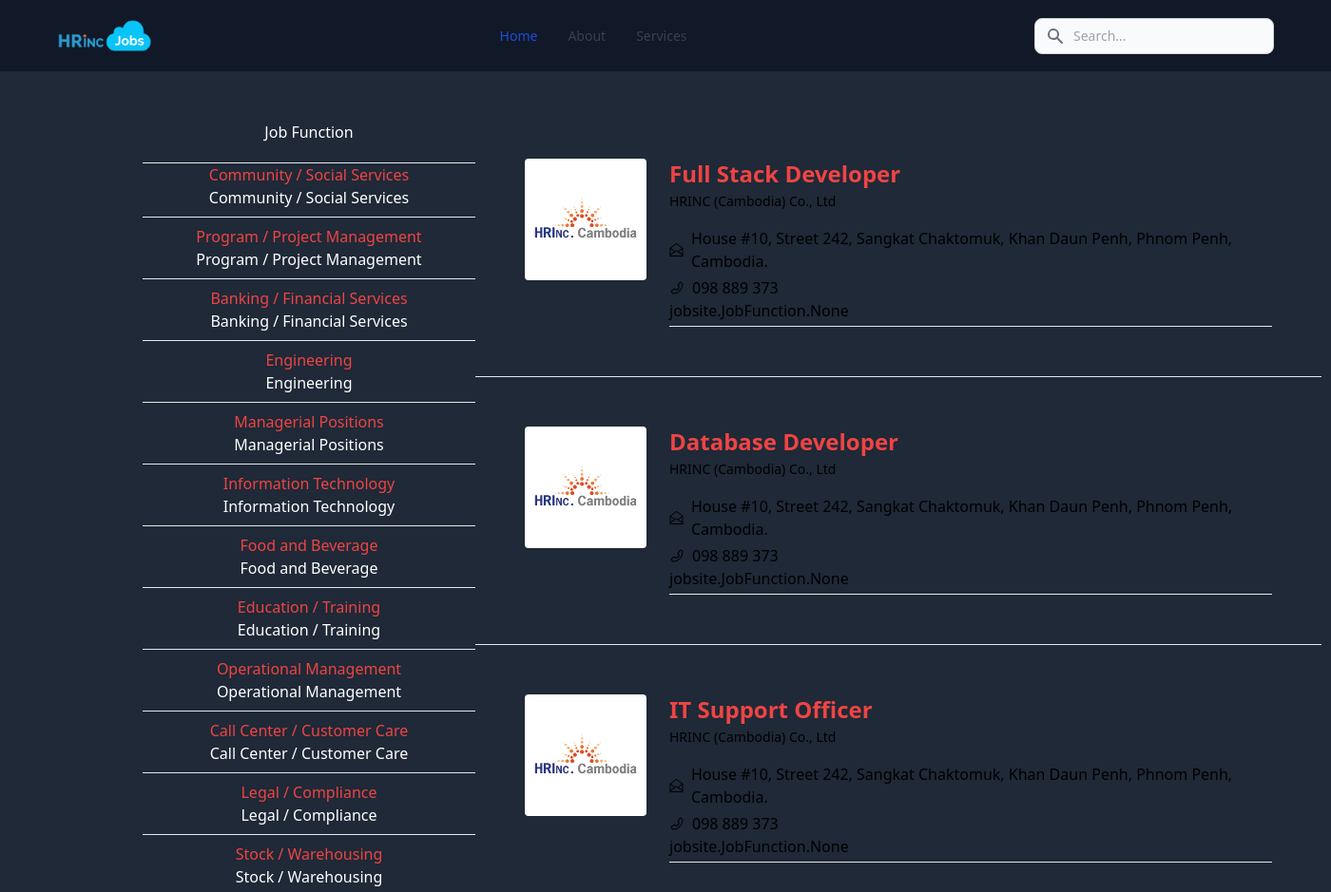
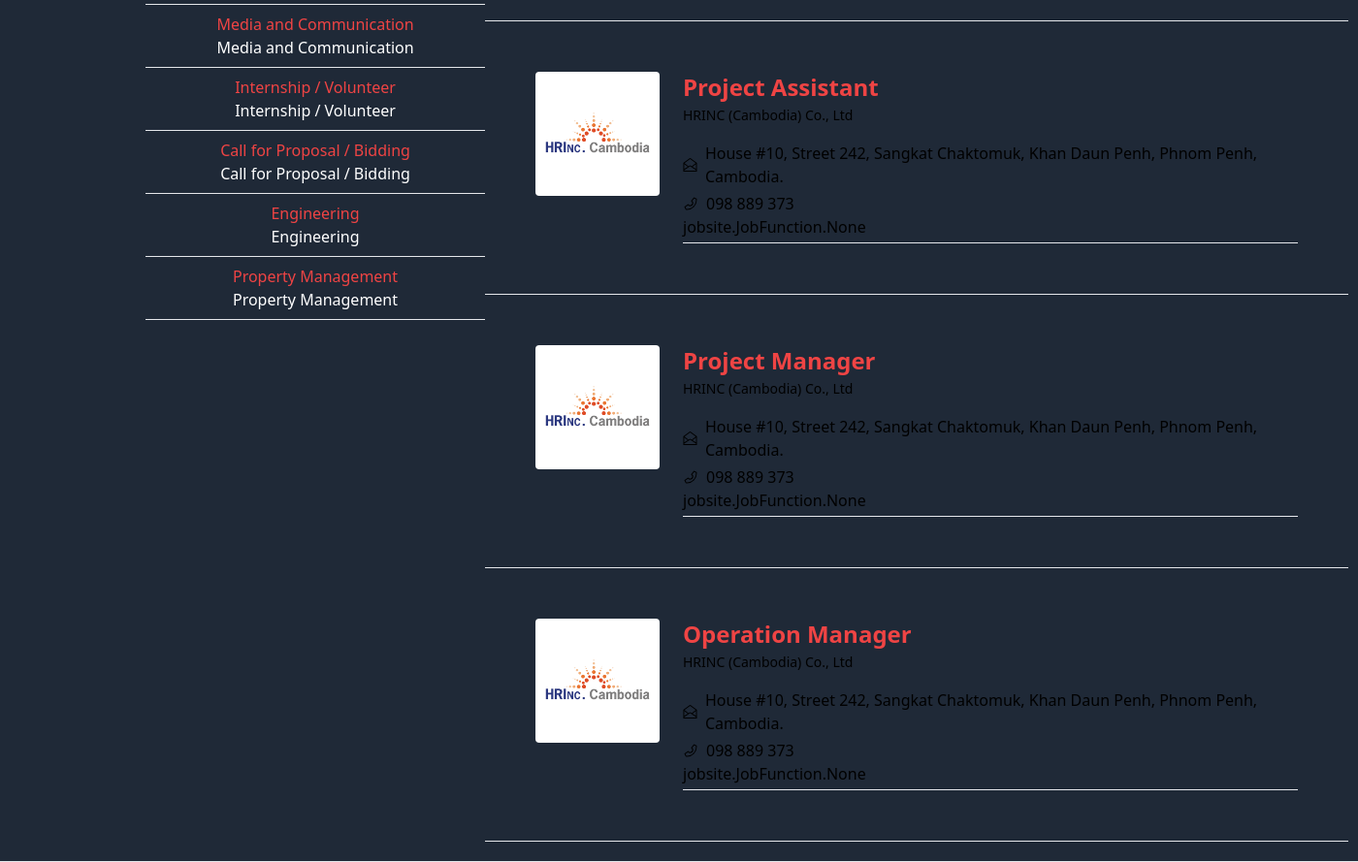
/home/, run on the app's committed database (2 pictures, top to bottom).
### jobsite/models.py (models this page shows, shortened)
class JobFunction(models.Model):
    job_title = models.CharField(max_length=200)

class JobList(models.Model):
    jobList_title = models.CharField(max_length=200)
    jobList_companyName = models.CharField(max_length=200)
    jobList_location = models.CharField(max_length=200)
    jobList_hire = models.IntegerField()
    jobList_type = models.CharField(max_length=200)
    jobList_experience = models.CharField(max_length=200)
    jobList_jobFunction = models.ManyToManyField(JobFunction, related_name='jobList_jobFunction')
    jobList_industry = models.CharField(max_length=200)
    jobList_preferredApplicant = models.CharField(max_length=100)
    jobList_requiredLanguage = models.CharField(max_length=200)
    jobList_deadline = models.CharField(max_length=100)
    jobList_image_banner = models.ImageField(default='employer_profile_cover.jpg', max_length=200)
    jobList_image_logo = models.ImageField(default='hrinc_sq_logo.jpg', max_length=200)
    jobList_summary = models.TextField(max_length=300, null=True, blank=True)
    jobList_responsibility = models.TextField(null=True, blank=True)
    jobList_qualification = models.TextField(null=True, blank=True)
    jobList_qualification_Education = models.TextField(null=True, blank=True)
    jobList_qualification_Experiences = models.TextField(null=True, blank=True)
    jobList_qualification_other_requirements = models.TextField(null=True, blank=True)
    jobList_user_name = models.CharField(max_length=200)
    jobList_user_title = models.CharField(max_length=200)
    jobList_user_phoneNumber = models.CharField(max_length=200, null=True, blank=True)
    jobList_user_email = models.CharField(max_length=200)
    jobList_user_address = models.CharField(max_length=200)

### jobsite/views.py (the view)
# urls.py: path('home/', views.jobFunctionTitle, name="home"),
def jobFunctionTitle(request):
    jobFunction_Titles = models.JobFunction.objects.all()
    job_Lists = models.JobList.objects.all()
    search_job = request.GET.get('search_job')
    if search_job != '' and search_job is not None:
        job_Lists = job_Lists.filter(jobList_title__icontains=search_job)
    context = { 'jobFunction_Titles' : jobFunction_Titles , 'job_Lists' : job_Lists}
    return render(request, 'jobsite/home.html', context)

### jobsite/templates/jobsite/home.html (shortened to what this page needs)
{% extends 'jobsite/main.html' %}
{% block content %}
<div class="flex justify-between mx-[150px]">
    <div class="flex justify-center">
        <div class="text-white w-[350px] text-center ">
            <div class="sticky top-[75px]">
                <h1 class="pt-3">Job Function</h1>
                <hr class="mt-5">
                {% for jobFunctionTitle in jobFunction_Titles %}
                <a class="text-red-500 hover:scale-95 transform duration-300" href="{% url 'home' %}?q={{ jobFunctionTitle.id }}">{{ jobFunctionTitle.job_title }}</a>
                <div>{{ jobFunctionTitle.job_title }}</div>
                <hr class="my-2">
                {% endfor %}
            </div>
        </div>
    </div>
    <div>
        {% include 'jobsite/jobList.html' %}
    </div>
</div>
{% endblock %}

### jobsite/templates/jobsite/jobList.html (shortened to what this page needs)
    {% for jobList in job_Lists %}
    <script src="https://cdn.tailwindcss.com"></script>
        <div class="flex justify-center">
            <div>
                <div class="w-[850px] p-8 sm:flex sm:space-x-6 dark:bg-gray-900 dark:text-gray-100 m-5 rounded-lg">
                    <div class="flex-shrink-0 w-full mb-6 h-44 sm:h-32 sm:w-32 sm:mb-0">
                        <img src="{{ jobList.jobList_image_logo.url }}" alt="" class="object-cover object-center w-full h-full rounded dark:bg-gray-500">
                    </div>
                    <div class="flex flex-col space-y-4">
                        <div>
                            <h2 class="text-2xl font-semibold text-red-500"><a href="{% url 'jobListDetail' jobList.id %}">{{ jobList.jobList_title }}</a></h2>
                            <span class="text-sm dark:text-gray-400">{{ jobList.jobList_companyName }}</span>
                        </div>
                        <div class="space-y-1">
                            <span class="flex items-center space-x-2">
                                <span class="dark:text-gray-400">{{ jobList.jobList_user_address }}</span>
                            </span>
                            <span class="flex items-center space-x-2">
                                <span class="dark:text-gray-400">098 889 373</span>
                            </span>
                            <span class="dark:text-gray-400 mt-3">{{ jobList.jobList_jobFunction }}</span><hr>
                        </div>
                    </div>
                </div>
                <hr>
            </div>
        </div>
    {% endfor %}

### data on the page
JobFunction: job_title "Community / Social Services"
JobFunction: job_title "Program / Project Management"
JobFunction: job_title "Banking / Financial Services"
JobFunction: job_title "Engineering"
JobFunction: job_title "Managerial Positions"
JobFunction: job_title "Information Technology"
JobFunction: job_title "Food and Beverage"
JobFunction: job_title "Education / Training"
JobFunction: job_title "Operational Management"
JobFunction: job_title "Call Center / Customer Care"
JobFunction: job_title "Legal / Compliance"
JobFunction: job_title "Stock / Warehousing"
JobFunction: job_title "Media and Communication"
JobFunction: job_title "Internship / Volunteer"
JobFunction: job_title "Call for Proposal / Bidding"
JobFunction: job_title "Engineering"
JobFunction: job_title "Property Management"
JobList: jobList_image_logo (picture), jobList_title "Full Stack Developer", jobList_companyName "HRINC (Cambodia) Co., Ltd", jobList_user_address "House #10, Street 242, Sangkat Chaktomuk, Khan Daun Penh, Phnom Penh, Cambodia.", jobList_jobFunction "jobsite.JobFunction.None"
JobList: jobList_image_logo (picture), jobList_title "Database Developer", jobList_companyName "HRINC (Cambodia) Co., Ltd", jobList_user_address "House #10, Street 242, Sangkat Chaktomuk, Khan Daun Penh, Phnom Penh, Cambodia.", jobList_jobFunction "jobsite.JobFunction.None"
JobList: jobList_image_logo (picture), jobList_title "IT Support Officer", jobList_companyName "HRINC (Cambodia) Co., Ltd", jobList_user_address "House #10, Street 242, Sangkat Chaktomuk, Khan Daun Penh, Phnom Penh, Cambodia.", jobList_jobFunction "jobsite.JobFunction.None"
JobList: jobList_image_logo (picture), jobList_title "Project Assistant", jobList_companyName "HRINC (Cambodia) Co., Ltd", jobList_user_address "House #10, Street 242, Sangkat Chaktomuk, Khan Daun Penh, Phnom Penh, Cambodia.", jobList_jobFunction "jobsite.JobFunction.None"
JobList: jobList_image_logo (picture), jobList_title "Project Manager", jobList_companyName "HRINC (Cambodia) Co., Ltd", jobList_user_address "House #10, Street 242, Sangkat Chaktomuk, Khan Daun Penh, Phnom Penh, Cambodia.", jobList_jobFunction "jobsite.JobFunction.None"
JobList: jobList_image_logo (picture), jobList_title "Operation Manager", jobList_companyName "HRINC (Cambodia) Co., Ltd", jobList_user_address "House #10, Street 242, Sangkat Chaktomuk, Khan Daun Penh, Phnom Penh, Cambodia.", jobList_jobFunction "jobsite.JobFunction.None"
